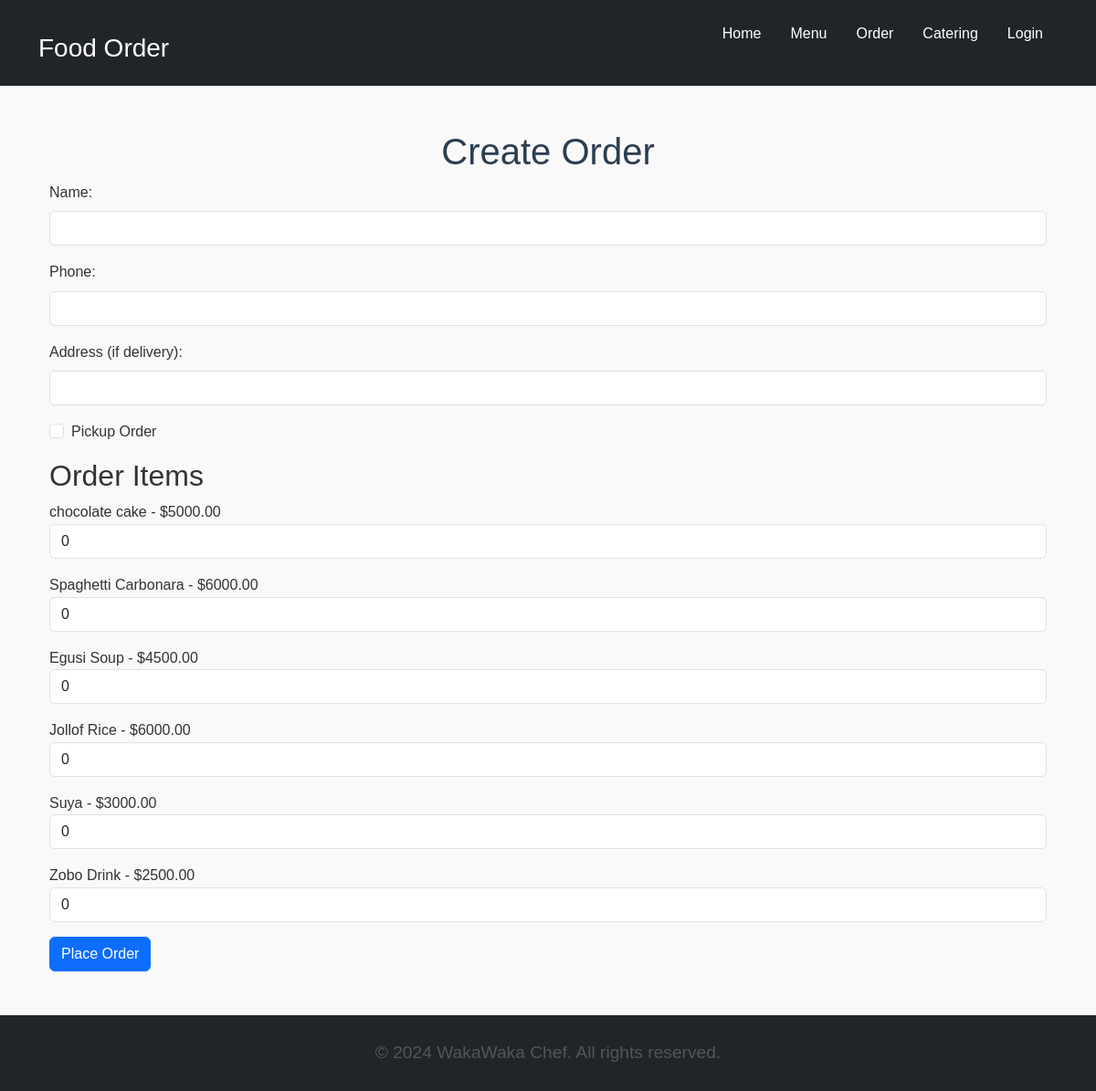
Page /Food/order/ (signed in) on the earlier database version.
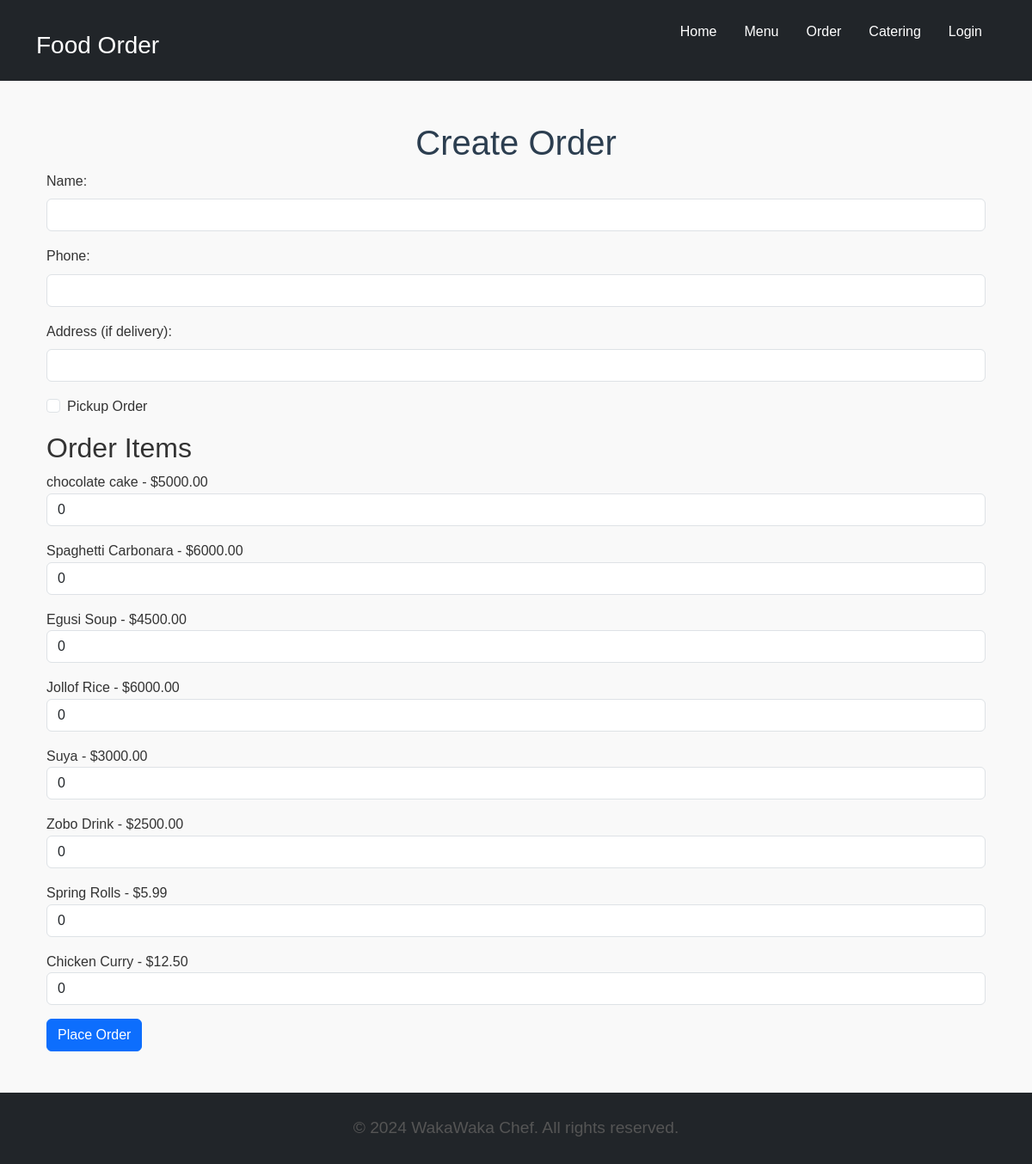
Same page on the later database version.
### Food/models.py (models this page shows, shortened)
class FoodItem(models.Model):
        name = models.CharField(max_length=200)
        description = models.TextField()
        price = models.DecimalField(max_digits=10, decimal_places=2)
        category = models.ForeignKey(Category, on_delete=models.CASCADE, related_name='food_items')
        image = models.ImageField(upload_to='food_images/',  null=False, default='images/placeholder.jpg')
        is_available = models.BooleanField(default=True)

### Food/views.py (the view, shortened to what this page needs)
# urls.py: path('order/', views.create_order, name='create_order'),
@login_required
def create_order(request):
    order = None  # Initialize the order as None to handle the GET request
    food_items = FoodItem.objects.filter(is_available=True)
    return render(request, 'Food/create_order.html', {'food_items': food_items})

### Food/templates/food/create_order.html (shortened to what this page needs)
{% extends 'Food/base.html' %}
{% block content %}
<div class="container mt-5">
    <h1>Create Order</h1>
    <form method="post">
        <div class="mb-3">
            <label for="customer_name" class="form-label">Name:</label>
            <input type="text" id="customer_name" name="customer_name" class="form-control" required>
        </div>
        <div class="mb-3">
            <label for="customer_phone" class="form-label">Phone:</label>
            <input type="text" id="customer_phone" name="customer_phone" class="form-control" required>
        </div>
        <div class="mb-3">
            <label for="customer_address" class="form-label">Address (if delivery):</label>
            <input type="text" id="customer_address" name="customer_address" class="form-control">
        </div>
        <div class="form-check mb-3">
            <input type="checkbox" class="form-check-input" id="pickup" name="pickup">
            <label for="pickup" class="form-check-label">Pickup Order</label>
        </div>
        <h2>Order Items</h2>
        {% for item in food_items %}
        <div class="mb-3">
            <label for="item_{{ item.id }}">{{ item.name }} - ${{ item.price }}</label>
            <input type="number" id="item_{{ item.id }}" name="item_{{ item.id }}" min="0"  value="0"  placeholder="Quantity" class="form-control">
        </div>
        {% endfor %}
        <button type="submit" class="btn btn-primary">Place Order</button>
    </form>
</div>
{% endblock %}

Differences in the rows shown:
added FoodItem: name "Spring Rolls", price "5.99"
added FoodItem: name "Chicken Curry", price "12.50"
